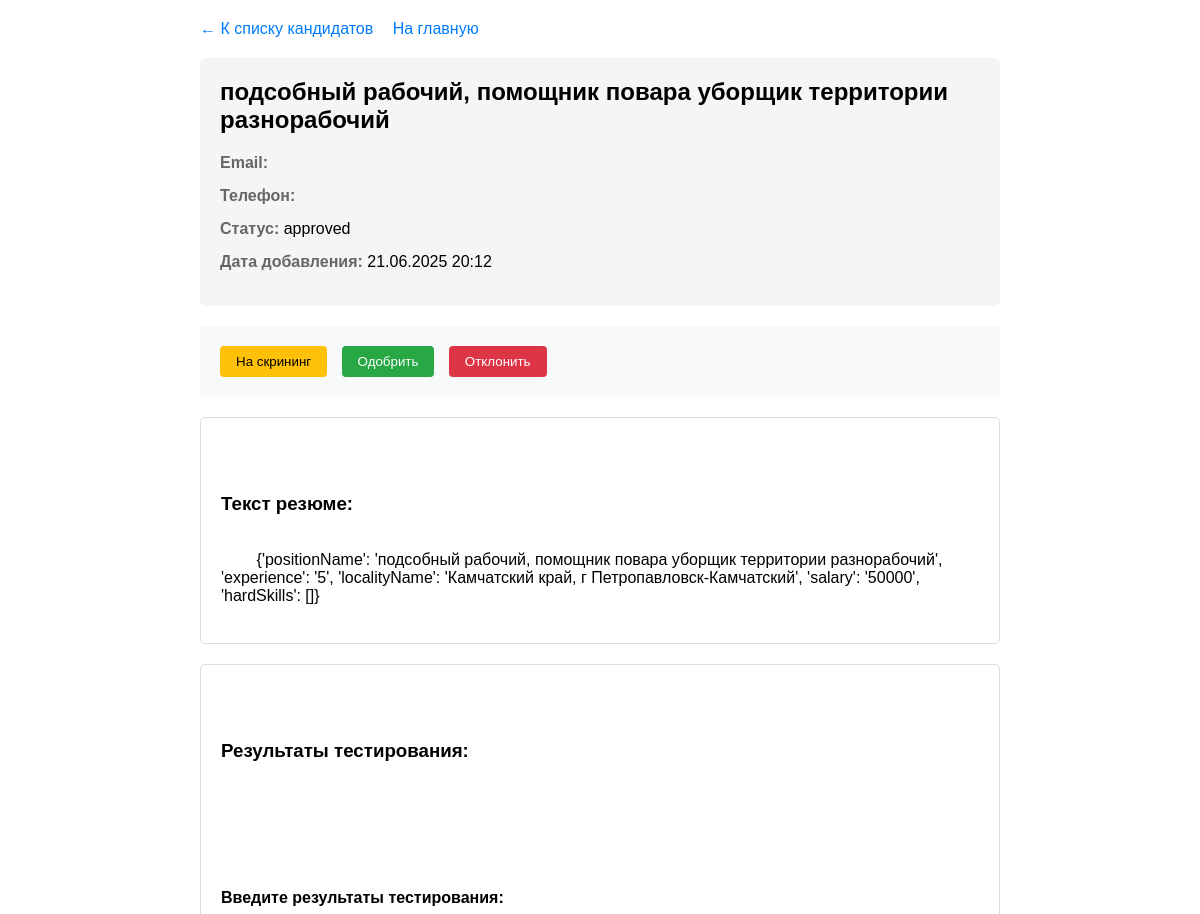
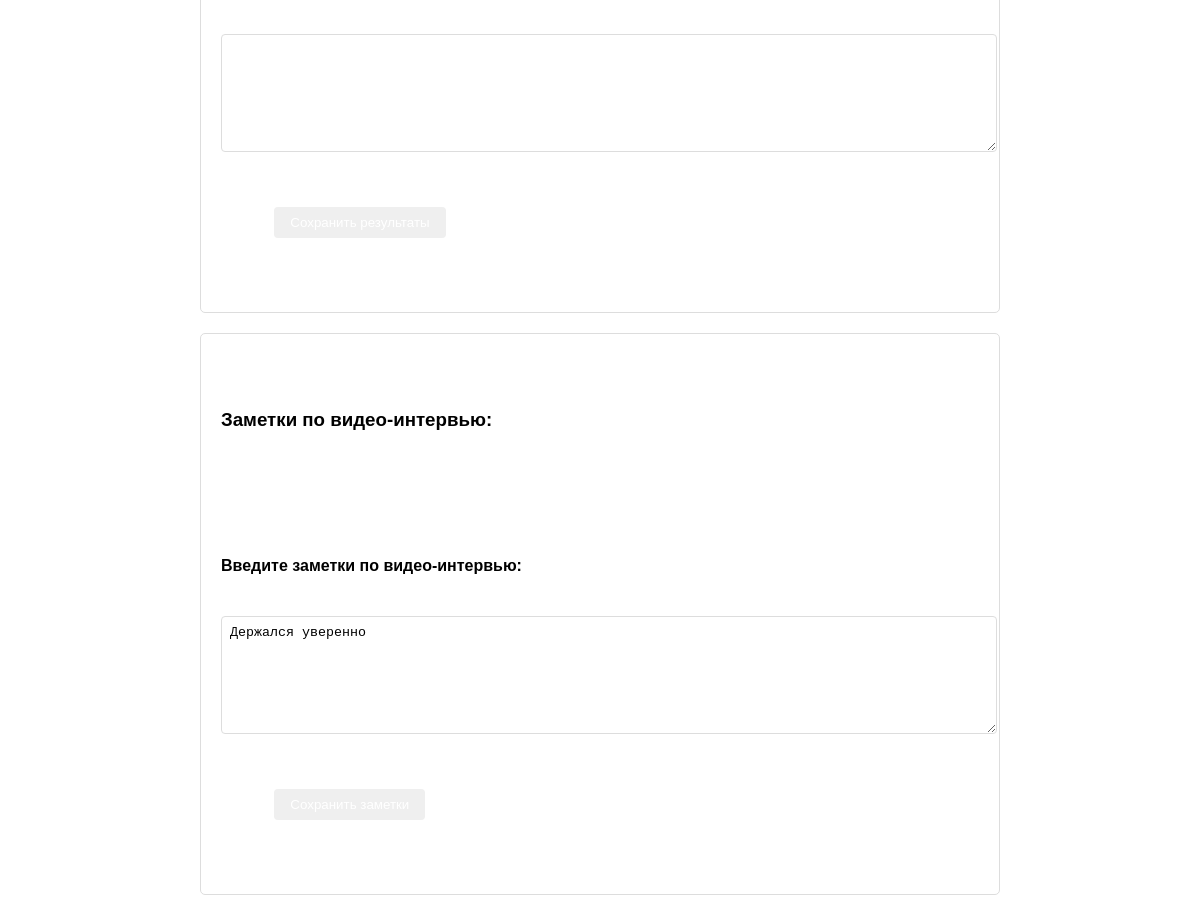
/candidates/1 (signed in), run on the app's committed database (2 pictures, top to bottom).
### models.py (models this page shows)
class Candidate(Base):
    __tablename__ = "candidates"
    id = Column(Integer, primary_key=True, index=True)
    name = Column(String)
    email = Column(String)
    phone = Column(String)
    resume_text = Column(Text)
    status = Column(String, default="new")
    notes = Column(Text)
    test_results = Column(Text, nullable=True)
    video_interview_notes = Column(Text, nullable=True)
    created_at = Column(DateTime, default=datetime.utcnow)
    updated_at = Column(DateTime, default=datetime.utcnow, onupdate=datetime.utcnow)
    user_id = Column(Integer, ForeignKey("users.id"))
    user = relationship("User", back_populates="candidates")
    status_update_date = Column(DateTime, default=datetime.utcnow, onupdate=datetime.utcnow)

### main.py (the view)
@app.get("/candidates/{candidate_id}", response_class=HTMLResponse)
def view_candidate(candidate_id: int, request: Request,
                   db: Session = Depends(get_db),
                   current_user: models.User = Depends(get_current_user)):
    candidate = db.query(models.Candidate).filter(models.Candidate.id == candidate_id,
                                           models.Candidate.user_id == current_user.id).first()
    if not candidate:
        raise HTTPException(status_code=404, detail="Кандидат не найден")
    return templates.TemplateResponse("candidate_detail.html", {
        "request": request,
        "candidate": candidate,
        "current_user": current_user
    })

### templates/candidate_detail.html (shortened to what this page needs)
<!DOCTYPE html>
<html>
<head>
</head>
<body>
    <div class="nav-links">
        <a href="/candidates">← К списку кандидатов</a>
        <a href="/dashboard">На главную</a>
    </div>
    <div class="candidate-info">
        <h2>{{ candidate.name }}</h2>
        <div class="info-group">
            <span class="info-label">Email:</span>
        </div>
        <div class="info-group">
            <span class="info-label">Телефон:</span>
        </div>
        <div class="info-group">
            <span class="info-label">Статус:</span>
            <span>{{ candidate.status }}</span>
        </div>
        <div class="info-group">
            <span class="info-label">Дата добавления:</span>
            <span>{{ candidate.created_at.strftime('%d.%m.%Y %H:%M') }}</span>
        </div>
    </div>
    <div class="status-actions">
        {% if current_user.role == "hr" %}
        <form method="POST" action="/candidates/{{ candidate.id }}/update" style="display: inline;">
            <button type="submit" class="status-button screen">На скрининг</button>
        </form>
        <form method="POST" action="/candidates/{{ candidate.id }}/update" style="display: inline;">
            <button type="submit" class="status-button approve">Одобрить</button>
        </form>
        <form method="POST" action="/candidates/{{ candidate.id }}/update" style="display: inline;">
            <button type="submit" class="status-button reject">Отклонить</button>
        </form>
        {% elif current_user.role == "dean" and candidate.status == "approved" %}
        <form method="POST" action="/candidates/{{ candidate.id }}/update" style="display: inline;">
            <input type="hidden" name="action" value="final_approve">
            <button type="submit" class="status-button final-approve">Финальное одобрение</button>
        </form>
        {% endif %}
    </div>
    <div class="resume-text">
        <h3>Текст резюме:</h3>
        {{ candidate.resume_text }}
    </div>
    {% if current_user.role == "hr" %}
    <div class="test-results">
        <h3>Результаты тестирования:</h3>
        <form method="POST" action="/candidates/{{ candidate.id }}/update_test_results">
            <div class="form-group">
                <label for="test_results">Введите результаты тестирования:</label>
                <textarea name="test_results" id="test_results">{{ candidate.test_results or '' }}</textarea>
            </div>
            <button type="submit" class="status-button">Сохранить результаты</button>
        </form>
    </div>
    <div class="video-notes">
        <h3>Заметки по видео-интервью:</h3>
        <form method="POST" action="/candidates/{{ candidate.id }}/update_video_notes">
            <div class="form-group">
                <label for="video_interview_notes">Введите заметки по видео-интервью:</label>
                <textarea name="video_interview_notes" id="video_interview_notes">{{ candidate.video_interview_notes or '' }}</textarea>
            </div>
            <button type="submit" class="status-button">Сохранить заметки</button>
        </form>
    </div>
    {% endif %}
</body>
</html>

### templates/candidate_detail.html (style rules this page uses)
body { font-family: Arial, sans-serif; max-width: 800px; margin: 0 auto; padding: 20px; }
.nav-links { margin-bottom: 20px; }
.nav-links a { margin-right: 15px; text-decoration: none; color: #007bff; }
.candidate-info { background: #f5f5f5; padding: 20px; border-radius: 5px; margin-bottom: 20px; }
.candidate-info h2 { margin-top: 0; }
.info-group { margin-bottom: 15px; }
.info-label { font-weight: bold; color: #666; }
.resume-text, .test-results, .video-notes { background: white; padding: 20px; border: 1px solid #ddd; border-radius: 5px; margin-top: 20px; white-space: pre-wrap; }
.status-actions { margin-top: 20px; padding: 20px; background: #f8f9fa; border-radius: 5px; }
.status-button { display: inline-block; padding: 8px 16px; margin-right: 10px; border: none; border-radius: 4px; cursor: pointer; color: white; }
.status-button.approve { background: #28a745; }
.status-button.reject { background: #dc3545; }
.status-button.screen { background: #ffc107; color: black; }
.form-group { margin-bottom: 15px; }
.form-group label { display: block; margin-bottom: 5px; font-weight: bold; }
.form-group textarea { width: 100%; padding: 8px; border: 1px solid #ddd; border-radius: 4px; min-height: 100px; }

### data on the page
Candidate: name "подсобный рабочий, помощник повара уборщик территории разнорабочий", status "approved", created_at "21.06.2025 20:12", resume_text "{'positionName': 'подсобный рабочий, помощник повара уборщик территории разнорабочий', 'experience': '5', 'localityName': 'Камчатский край, г Петропавловск-Камчатский', 'salary': '50000', 'hardSkills': []}", video_interview_notes "Держался уверенно"
